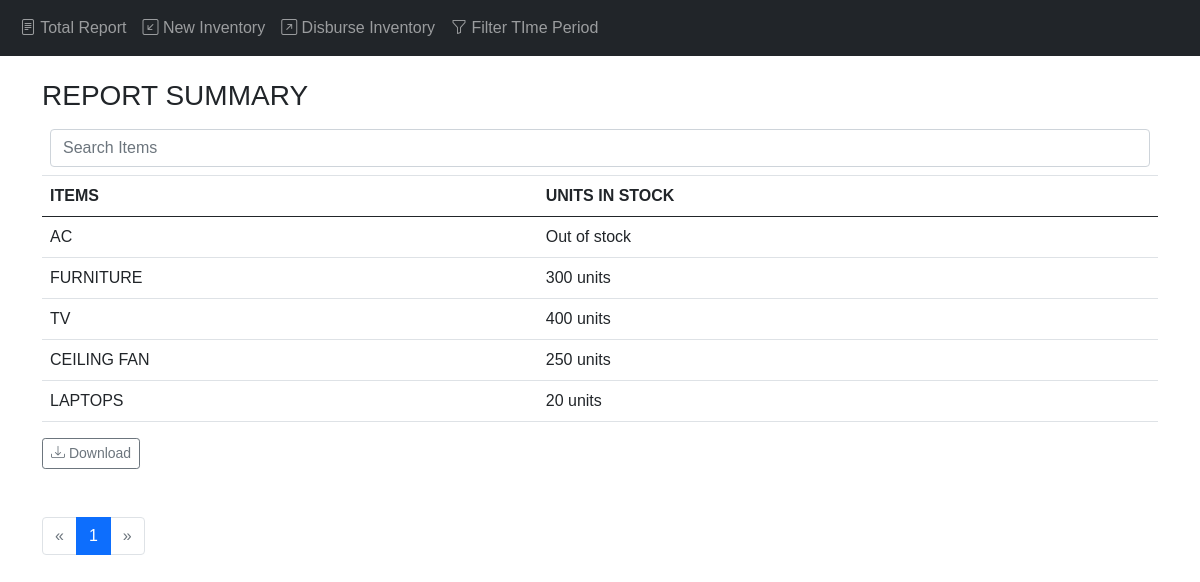
The page /report/summary on the database its author committed.
### app/models.py (models this page shows, shortened)
class InStock(db.Model):
    __tablename__ = 'in_stock'
    id = db.Column(db.Integer, primary_key=True)
    item = db.Column(db.String(20), nullable=False)
    units = db.Column(db.Integer, nullable=False)

### app/main/views.py (the view)
@main.route('/report/summary', methods=['GET','POST'])
def report_summary():
    page = request.args.get('page', 1, type=int)
    pagination = InStock.query.paginate(page, per_page=current_app.config['RECORDS_PER_PAGE'], error_out=False)
    instock = pagination.items
    resp = make_response(render_template('report_summary.html',pagination=pagination,instock=instock, filter=0))
    resp.set_cookie('url', request.url)
    return resp

### app/templates/report_summary.html
{% extends 'base.html' %}
{% block page_content %}
<br>
<div class="container">
    <h3>REPORT SUMMARY</h3>
    <table class="table">
      <thead>
        <tr>
          <th colspan="2">
            <a href="{{ url_for('main.report_summary_full') }}" style="text-decoration: none;"><input type="text" placeholder="Search Items" class="form-control" onkeyup="send()"></a>
          </th>
        </tr>
        <tr>
          <th>ITEMS</th>
          <th>UNITS IN STOCK</th>
        </tr>
      </thead>
      <tbody>
        {% for stock in instock %}
        <tr>
            <td>{{ stock.item }}</td>
            <td>
                {% if stock.units == 0 %}
                    Out of stock
                {% elif stock.units == 1 %}
                    {{ stock.units }} unit
                {% else %}
                    {{ stock.units }} units
                {% endif %}
            </td>
          </tr>
        {% endfor %}
      </tbody>
    </table>
    <a class="btn btn-outline-secondary btn-sm mb-5" href="{{ url_for('main.download', process='report', filter=filter) }}">
      <i class="bi bi-download"></i>
      Download
    </a>
    <ul class="pagination">
      {% if not pagination.has_prev %}
        <li class="page-item disabled"><a class="page-link" href="{{ url_for('main.report_summary', page=pagination.prev_num) }}">&laquo;</a></li>
      {% else %}
        <li class="page-item"><a class="page-link" href="{{ url_for('main.report_summary', page=pagination.prev_num) }}">&laquo;</a></li>
      {% endif %}
      {% for page_no in pagination.iter_pages(left_edge=1,right_edge=1,left_current=2,right_current=2) %}
        {% if page_no %}
          {% if page_no == pagination.page %}
            <li class="page-item active"><a class="page-link" href="{{ url_for('main.report_summary', page=page_no) }}">{{ page_no }}</a></li>
          {% else %}
            <li class="page-item"><a class="page-link" href="{{ url_for('main.report_summary', page=page_no) }}">{{ page_no }}</a></li>
          {% endif %}
        {% else %}
          &hellip;
        {% endif %}
      {% endfor %}
      {% if not pagination.has_next %}
        <li class="page-item disabled"><a class="page-link" href="{{ url_for('main.report_summary', page=pagination.next_num) }}">&raquo;</a></li>
      {% else %}
        <li class="page-item" ><a class="page-link" href="{{ url_for('main.report_summary', page=pagination.next_num) }}">&raquo;</a></li>
      {% endif %}
    </ul>
  </div>
{% endblock %}

### app/static/styles.css (style rules this page uses)
body { font-family: Arial, Helvetica, sans-serif; }

### rows shown on the page
InStock: item "AC", units "Out of stock"
InStock: item "FURNITURE", units "300"
InStock: item "TV", units "400"
InStock: item "CEILING FAN", units "250"
InStock: item "LAPTOPS", units "20"

### other values the page prints
{{ page_no }} "1"
